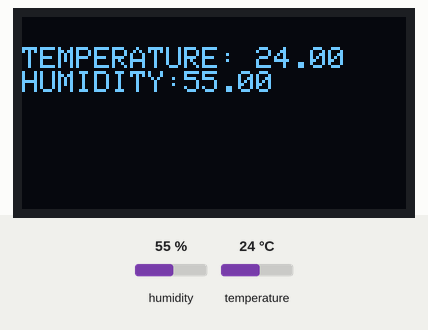
This sketch was run on a simulated Arduino Uno, built with avr-gcc and run on an emulated ATmega328P. On the bench: 128×64 one-colour display. The test bench sets the inputs (shaded band); at power-on: humidity 55 %, temperature 24 °C.

Above: at 4.1 s.
At 6.2 s:
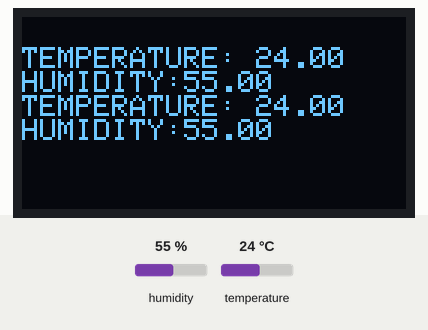
At 8.2 s:
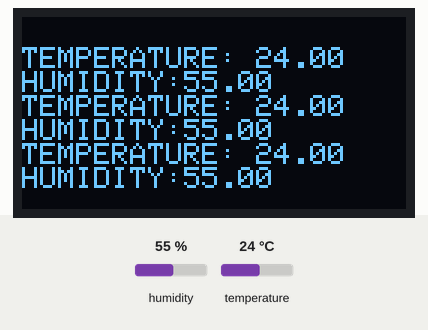
At 10.2 s:
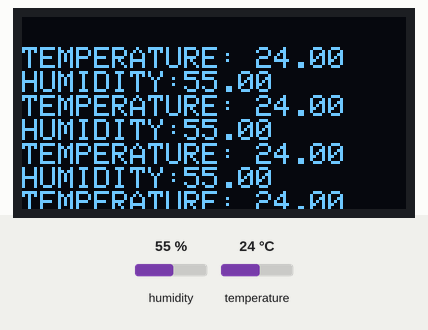

Measured:
- what the display in image 0 shows lasts 2.0 s, from 4.1 s to 6.1 s

The sketch:

3RDDAYINTERN.ino
```cpp
 #include <Adafruit_SSD1306.h>
#include "DHT.h"
#define DHTPIN 4
#define DHTTYPE DHT11
DHT Dht (DHTPIN,DHTTYPE);
float temp, hum;
#define SCREEN_WIDTH 128
#define SCREEN_HEIGHT 64
Adafruit_SSD1306 display (SCREEN_WIDTH, SCREEN_HEIGHT, &Wire,-1);


void setup() {
  // put your setup code here, to run once:
  Dht.begin();
  Serial.begin(9600);
  display.begin(SSD1306_SWITCHCAPVCC,0x3C);
  delay(2000);
  display.clearDisplay();
  display.setTextSize(1);
  display.setTextColor(WHITE);
  display.setCursor(0,10);
  temp=Dht.readTemperature();
  hum=Dht.readHumidity();

}

void loop() {
  // put your main code here, to run repeatedly:
  display.print("TEMPERATURE: ");
  display.println(temp);
  display.print("HUMIDITY:");
  display.println(hum);
  delay(2000);
  display.display();

}
```
